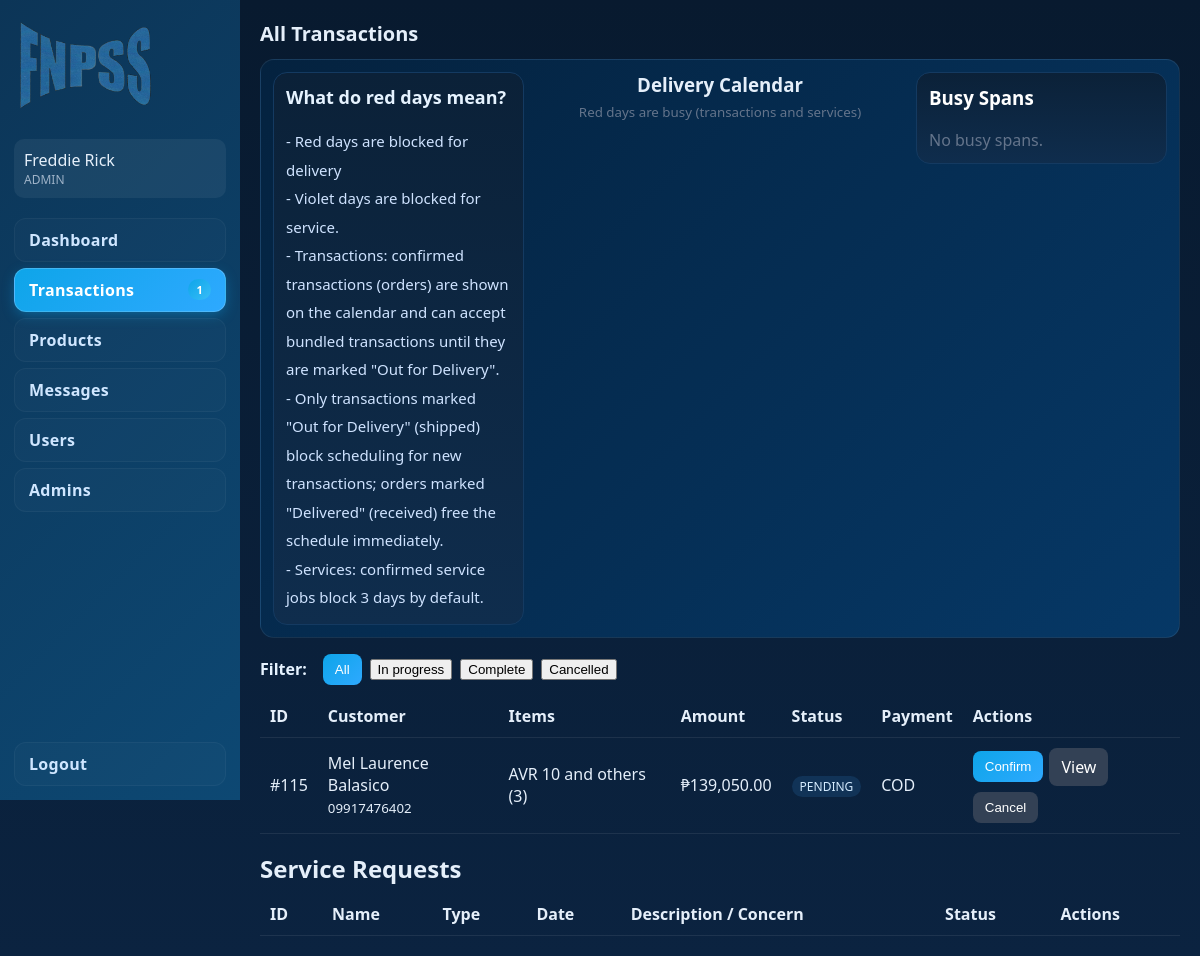
Screenshot of /admin/admin_orders.php (signed in) with the database file from the repository.
### tables this page shows
CREATE TABLE `orders` (
  `order_id` int(11) NOT NULL,
  `customer_name` varchar(100) NOT NULL,
  `contact_number` varchar(20) NOT NULL,
  `delivery_location` text NOT NULL,
  `payment_method` enum('COD') NOT NULL DEFAULT 'COD',
  `product_name` varchar(255) NOT NULL,
  `quantity` int(11) NOT NULL,
  `total_price` decimal(10,2) NOT NULL,
  `delivery_date` date NOT NULL,
  `created_at` timestamp NOT NULL DEFAULT current_timestamp(),
  `updated_at` timestamp NOT NULL DEFAULT current_timestamp() ON UPDATE current_timestamp(),
  `user_id` int(11) DEFAULT NULL,
  `customer_email` varchar(255) DEFAULT NULL,
  `is_paid` tinyint(1) DEFAULT 0,
  `order_status` enum('pending','confirmed','shipped','delivered','cancelled') NOT NULL DEFAULT 'pending',
  `shipping_region` varchar(32) DEFAULT NULL,
  `delivery_span_days` int(11) NOT NULL DEFAULT 3
);

### config/db.php (called while the page is built, shortened)
<?php
$DB = [
    'host' => getenv('DB_HOST') ?: '127.0.0.1',
    'port' => (int)(getenv('DB_PORT') ?: 3307),
    'name' => getenv('DB_NAME') ?: 'avr_db',
    'user' => getenv('DB_USER') ?: 'root',
    'pass' => getenv('DB_PASS') !== false ? getenv('DB_PASS') : ''
];
function db(): PDO {
    static $pdo = null;
    if ($pdo instanceof PDO) return $pdo;
    global $DB;
    $hosts = array_unique([$DB['host'], '127.0.0.1', 'localhost']);
    $ports = array_unique([(int)$DB['port'], 3306, 3307]);
    $opts = [
        PDO::ATTR_ERRMODE => PDO::ERRMODE_EXCEPTION,
        PDO::ATTR_DEFAULT_FETCH_MODE => PDO::FETCH_ASSOC,
        PDO::ATTR_EMULATE_PREPARES => false,
    ];
    foreach ($hosts as $h) {
        foreach ($ports as $p) {
            $dsn = sprintf('mysql:host=%s;port=%d;dbname=%s;charset=utf8mb4', $h, $p, $DB['name']);
            try {
                $pdo = new PDO($dsn, $DB['user'], $DB['pass'], $opts);
                return $pdo;
            } catch (Throwable $e) {
                $lastErr = $e;
            }
        }
    }
    throw new PDOException('Database connection failed: no hosts/ports available');
}
?>

### includes/functions.php (called while the page is built, shortened)
<?php
require_once __DIR__ . '/../config/db.php';
function h($s): string { return htmlspecialchars((string)$s, ENT_QUOTES, 'UTF-8'); }
?>

### admin/admin_orders.php (the view, shortened to what this page needs)
<?php
require_once __DIR__ . '/../includes/functions.php';
require_once __DIR__ . '/ui.php';
$orders = db()->query('SELECT * FROM orders ORDER BY created_at DESC')->fetchAll();
?>
  <div class="card" style="margin-bottom:16px">
    <div class="admin-cal-wrap" style="display:grid;grid-template-columns:1fr minmax(260px,360px) 1fr;gap:16px;align-items:start">
      <aside id="calInfoLeft" class="card" style="margin:0;background:linear-gradient(180deg,#0b2138,#0f2d4d);color:#d2e7ff;border-color:#143a61;display:flex;flex-direction:column;justify-content:center">
        <h3 style="margin-top:0;color:#e6f3ff;font-size:18px">What do red days mean?</h3>
        <div style="font-size:15px;line-height:1.9;color:#cfe3ff">
          - Red days are blocked for delivery
          <br>- Violet days are blocked for service.
          <br>- Transactions: confirmed transactions (orders) are shown on the calendar and can accept bundled transactions until they are marked "Out for Delivery".
          <br>- Only transactions marked "Out for Delivery" (shipped) block scheduling for new transactions; orders marked "Delivered" (received) free the schedule immediately.
          <br>- Services: confirmed service jobs block 3 days by default.
        </div>
      </aside>
      <div id="adminCalWrap" style="display:flex;flex-direction:column;align-items:center">
        <h3 style="margin:0 0 6px">Delivery Calendar</h3>
  <small style="color:#64748b">Red days are busy (transactions and services)</small>
      </div>
      <aside id="calInfoRight" class="card" style="margin:0;background:linear-gradient(180deg,#0b2138,#0f2d4d);color:#fff;border-color:#143a61">
        <h3 style="margin-top:0;color:#ffffff">Busy Spans</h3>
        <div id="busyList" style="display:flex;flex-direction:column;gap:8px;color:#ffffff"></div>
      </aside>
    </div>
  </div>
  <div style="display:flex;gap:8px;margin:10px 0;align-items:center;flex-wrap:wrap">
    <div style="font-weight:700;color:#e6f3ff;margin-right:8px">Filter:</div>
  <button id="fAll" class="btn" data-filter="all">All</button>
  <button id="fIn" class="btn secondary" data-filter="inprogress">In progress</button>
    <button id="fComp" class="btn secondary" data-filter="complete">Complete</button>
    <button id="fCan" class="btn secondary" data-filter="canceled">Cancelled</button>
  </div>
  <div style="overflow:auto"><table class="table rtable"><thead><tr><th>ID</th><th>Customer</th><th>Items</th><th>Amount</th><th>Status</th><th>Payment</th><th>Actions</th></tr></thead><tbody>
  <?php foreach ($orders as $o): ?>
    <tr>
      <td data-label="ID">#<?= (int)$o['order_id']; ?></td>
      <td data-label="Customer"><?= h($o['customer_name']); ?><br><small><?= h($o['contact_number']); ?></small></td>
      <td data-label="Items"><?= h($o['product_name']); ?> (<?= (int)$o['quantity']; ?>)</td>
      <td data-label="Amount"><?= CURRENCY . number_format($o['total_price'],2); ?></td>
      <?php $label = [
        'pending'=>'Pending',
        'confirmed'=>'Order Placed',
        'shipped'=>'Order Shipped Out',
        'delivered'=>'Order Received',
        'cancelled'=>'Cancelled'
      ][$o['order_status']] ?? $o['order_status']; ?>
      <td data-label="Status"><span class="badge"><?= h($label); ?></span></td>
      <td data-label="Payment"><?= $o['payment_method']; ?><?= $o['is_paid']? ' (paid)':''; ?></td>
      <td data-label="Actions">
        <div style="display:flex;gap:6px;flex-wrap:wrap;align-items:center">
          <?php if ($o['order_status']==='pending'): ?>
            <form method="post">
              <button class="btn" title="Confirm">Confirm</button>
            </form>
            <a class="btn secondary" href="<?= BASE_URL ?>/admin/order_view.php?id=<?= (int)$o['order_id']; ?>">View</a>
            <form method="post" onsubmit="return confirm('Cancel this order?');">
              <button class="btn secondary">Cancel</button>
            </form>
          <?php else: ?>
            <a class="btn secondary" href="<?= BASE_URL ?>/admin/order_view.php?id=<?= (int)$o['order_id']; ?>">View</a>
          <?php endif; ?>
        </div>
      </td>
    </tr>
  <?php endforeach; ?>
  </tbody></table></div>
  <div style="margin-top:18px"><h2 style="margin:0 0 8px 0">Service Requests</h2></div>
  <div style="overflow:auto"><table class="table rtable"><thead><tr><th>ID</th><th>Name</th><th>Type</th><th>Date</th><th>Description / Concern</th><th>Status</th><th>Actions</th></tr></thead></table></div>

### admin/ui.php (style rules this page uses)
:root { --bg:#081a2f;--bg2:#0b2340;--side:#0b2746;--panel:#0d2d52;--card:rgba(255,255,255,.06);--txt:#e5effa;--mut:#9fb3c8;--blue:#0ea5e9;--blue2:#2ea9ff }
* { box-sizing:border-box }
html,body { height:100% }
body { margin:0;overflow-x:hidden;background:linear-gradient(180deg,var(--bg),var(--bg2));color:var(--txt);font-family:system-ui,-apple-system,Segoe UI,Roboto,Arial,sans-serif }
a { color:#9fd3ff;text-decoration:none }
.card { background:linear-gradient(135deg, #04223f, #063866);border:1px solid rgba(255,255,255,.08);border-radius:14px;padding:12px }
.table { width:100%;border-collapse:collapse }
.table th,.table td { padding:10px;border-bottom:1px solid rgba(255,255,255,.08);text-align:left }
.table.rtable { width:100% }
.btn { appearance:none;border:0;border-radius:8px;background:linear-gradient(135deg,var(--blue),var(--blue2));color:#fff;padding:8px 12px;cursor:pointer }
.btn.secondary { background:#334155 }
.badge { display:inline-block;border-radius:999px;background:#113357;color:#d5ecff;padding:2px 8px;font-size:12px;text-transform:uppercase }

### rows the page displays
orders: order_id "115", customer_name "Mel Laurence Balasico", contact_number "09917476402", product_name "AVR 10 and others", quantity "3", total_price "139,050.00", order_status "PENDING", payment_method "COD"

### other values shown
$user['name'] "Freddie Rick"
$label "Dashboard"
$label "Transactions"
$count "1"
$label "Products"
$label "Messages"
$label "Users"
$label "Admins"
$title "All Transactions"
